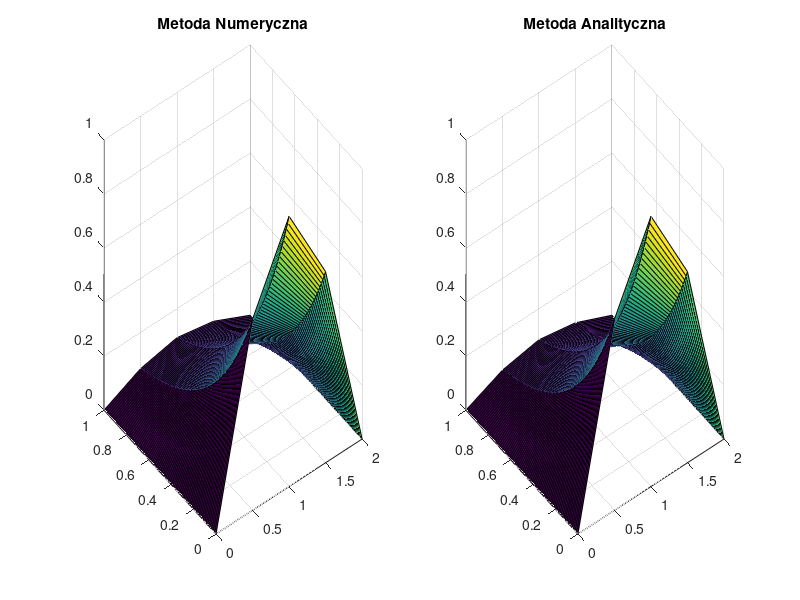

This chart was generated by the following MATLAB code:
clc,clear all
tic
%rozwi�zanie analityczne
G = @(x,t) sin(pi.*x./2).*exp(-(pi.^2).*t./4);

%przedzia� omega
xa=0;
xb=2;
yc=0;
yd=1;

%warunki brzegowe
u1 = @(x) 0;
u2 = @(x) 0;
u3 = @(x,t) sin(pi*x/2);

licznik=0;
%siatka
m=5;
D=1;
deltax=(xb-xa)/(m-1);
x=[xa:deltax:xb];         %przedzia� przestrzenny
deltat=(deltax^2)/(20*D); %dzielimy od razu przez 10, aby warto�� nie by�a blisko deltat graniczne
n_end=floor(yd/deltat)+1;
t=[0:deltat:1];           %przedzia� czasowy

%macierz
psi=zeros(n_end,length(x)); %utworzenie pustej macierzy

for i=2:m-1                %dodanie warunku pocz�tkowego
  psi(1,i)=u3(x(i));
end
                        
for n=2:n_end
  for i=2:m-1
    psi(n,i)=(deltat/deltax^2)*(psi(n-1,i+1)-2*psi(n-1,i)+psi(n-1,i-1))+psi(n-1,i);
  end
  licznik = licznik+1;
end

[X,T] = meshgrid(x,t);
subplot(1,2,1)
surf(X,T,psi)
title('Metoda Numeryczna')
subplot(1,2,2)
surf(X,T,(G(X,T)))
title('Metoda Analityczna')
licznik
toc